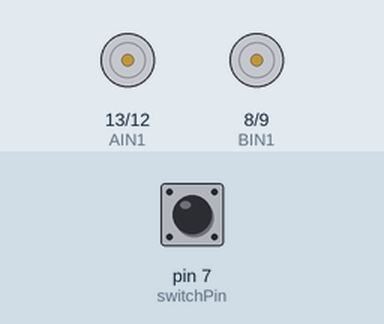
Bench run of a sketch on a simulated Arduino Uno, built with avr-gcc and run on an emulated ATmega328P. On the bench: motor-driver pin pairs drawn as motors (green arrow = first pin HIGH = forward, orange = second pin HIGH = backward, longer = more drive, scaled by the enable pin). The test bench sets the inputs (shaded band); at power-on: pin 7 (switchPin) HIGH. What the sketch prints to the serial monitor is not drawn.

Above: at 1.2 s.
1.3 s: pin 7 (switchPin) pulled LOW for 0.15 s
At 4.22 s:
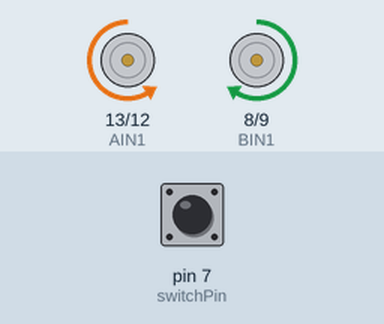
At 7.5 s:
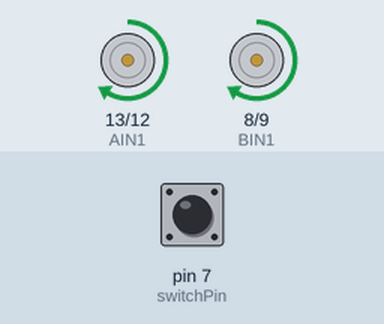
Timing chart, 0 to 10.3 s (numbered marks = the images above; inputs shaded):
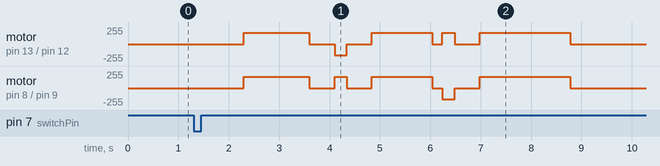

The sketch:

SIK_Circuit_5B-RemoteControlRobot.ino
```cpp
/*
  SparkFun Inventor’s Kit
  Circuit 5B - Remote Control Robot

  Control a two wheeled robot by sending direction commands through the serial monitor.
  This sketch was adapted from one of the activities in the SparkFun Guide to Arduino.
  Check out the rest of the book at
  https://www.sparkfun.com/products/14326

  This sketch was written by SparkFun Electronics, with lots of help from the Arduino community.
  This code is completely free for any use.

  View circuit diagram and instructions at: https://learn.sparkfun.com/tutorials/sparkfun-inventors-kit-experiment-guide---v41
  Download drawings and code at: https://github.com/sparkfun/SIK-Guide-Code
*/


//the right motor will be controlled by the motor A pins on the motor driver
const int AIN1 = 13;           //control pin 1 on the motor driver for the right motor
const int AIN2 = 12;            //control pin 2 on the motor driver for the right motor
const int PWMA = 11;            //speed control pin on the motor driver for the right motor

//the left motor will be controlled by the motor B pins on the motor driver
const int PWMB = 10;           //speed control pin on the motor driver for the left motor
const int BIN2 = 9;           //control pin 2 on the motor driver for the left motor
const int BIN1 = 8;           //control pin 1 on the motor driver for the left motor

int switchPin = 7;             //switch to turn the robot on and off

const int driveTime = 20;      //this is the number of milliseconds that it takes the robot to drive 1 inch
                               //it is set so that if you tell the robot to drive forward 25 units, the robot drives about 25 inches

const int turnTime = 8;        //this is the number of milliseconds that it takes to turn the robot 1 degree
                               //it is set so that if you tell the robot to turn right 90 units, the robot turns about 90 degrees

                               //Note: these numbers will vary a little bit based on how you mount your motors, the friction of the
                               //surface that your driving on, and fluctuations in the power to the motors.
                               //You can change the driveTime and turnTime to make them more accurate

String botDirection;           //the direction that the robot will drive in (this change which direction the two motors spin in)
String distance;               //the distance to travel in each direction

bool isStop;

/********************************************************************************/
void setup()
{
  pinMode(switchPin, INPUT_PULLUP);   //set this as a pullup to sense whether the switch is flipped

  //set the motor control pins as outputs
  pinMode(AIN1, OUTPUT);
  pinMode(AIN2, OUTPUT);
  pinMode(PWMA, OUTPUT);

  pinMode(BIN1, OUTPUT);
  pinMode(BIN2, OUTPUT);
  pinMode(PWMB, OUTPUT);

  Serial.begin(9600);           //begin serial communication with the computer

  //prompt the user to enter a command
  Serial.println("Enter a direction followed by a distance.");
  Serial.println("f = forward, b = backward, r = turn right, l = turn left");
  Serial.println("Example command: f 50");
}

/********************************************************************************/
void loop()
{
  if (digitalRead(7) == LOW)
  {
    pause(1000);
    foward(65);
    pause(500);
    turnLeft(30);
    pause(500);
    foward(60);
    pause(200);
    turnRight(30);
    pause(500);
    foward(90);
    pause(10000);
  }
  else
  {
    rightMotor(0);                                  //turn the right motor off
    leftMotor(0);                                   //turn the left motor off
  }
}
/********************************************************************************/
void rightMotor(int motorSpeed)                       //function for driving the right motor
{
  if (motorSpeed > 0)                                 //if the motor should drive forward (positive speed)
  {
    digitalWrite(AIN1, HIGH);                         //set pin 1 to high
    digitalWrite(AIN2, LOW);                          //set pin 2 to low
  }
  else if (motorSpeed < 0)                            //if the motor should drive backward (negative speed)
  {
    digitalWrite(AIN1, LOW);                          //set pin 1 to low
    digitalWrite(AIN2, HIGH);                         //set pin 2 to high
  }
  else                                                //if the motor should stop
  {
    digitalWrite(AIN1, LOW);                          //set pin 1 to low
    digitalWrite(AIN2, LOW);                          //set pin 2 to low
  }
  analogWrite(PWMA, abs(motorSpeed));                 //now that the motor direction is set, drive it at the entered speed
}

/********************************************************************************/
void leftMotor(int motorSpeed)                        //function for driving the left motor
{
  if (motorSpeed > 0)                                 //if the motor should drive forward (positive speed)
  {
    digitalWrite(BIN1, HIGH);                         //set pin 1 to high
    digitalWrite(BIN2, LOW);                          //set pin 2 to low
  }
  else if (motorSpeed < 0)                            //if the motor should drive backward (negative speed)
  {
    digitalWrite(BIN1, LOW);                          //set pin 1 to low
    digitalWrite(BIN2, HIGH);                         //set pin 2 to high
  }
  else                                                //if the motor should stop
  {
    digitalWrite(BIN1, LOW);                          //set pin 1 to low
    digitalWrite(BIN2, LOW);                          //set pin 2 to low
  }
  analogWrite(PWMB, abs(motorSpeed));                 //now that the motor direction is set, drive it at the entered speed
}

bool foward(int distance)
{
  rightMotor(170);                                //drive the right wheel forward
  leftMotor(170);                                 //drive the left wheel forward
  delay(driveTime * distance);            //drive the motors long enough travel the entered distance
  rightMotor(0);                                  //turn the right motor off
  leftMotor(0);
  return true;//turn the left motor off
}

bool back(int distance)
{
  rightMotor(-170);                               //drive the right wheel forward
  leftMotor(-170);                                //drive the left wheel forward
  delay(driveTime * distance);            //drive the motors long enough travel the entered distance
  rightMotor(0);                                  //turn the right motor off
  leftMotor(0);
  return true;//turn the left motor off
}

void turnLeft(int distance)
{
  rightMotor(-150);                               //drive the right wheel forward
  leftMotor(150);                                 //drive the left wheel forward
  delay(turnTime * distance);             //drive the motors long enough turn the entered distance
  rightMotor(0);                                  //turn the right motor off
  leftMotor(0);
}
void turnRight(int distance)
{
  rightMotor(150);                                //drive the right wheel forward
  leftMotor(-150);                                //drive the left wheel forward
  delay(turnTime * distance);             //drive the motors long enough turn the entered distance
  rightMotor(0);                                  //turn the right motor off
  leftMotor(0);
}
void pause(int t)
{
  rightMotor(0);                                  //turn the right motor off
  leftMotor(0);                                   //turn the left motor off
  delay(t);
}
void s()
{
  rightMotor(0);                                  //turn the right motor off
  leftMotor(0);
}
```
